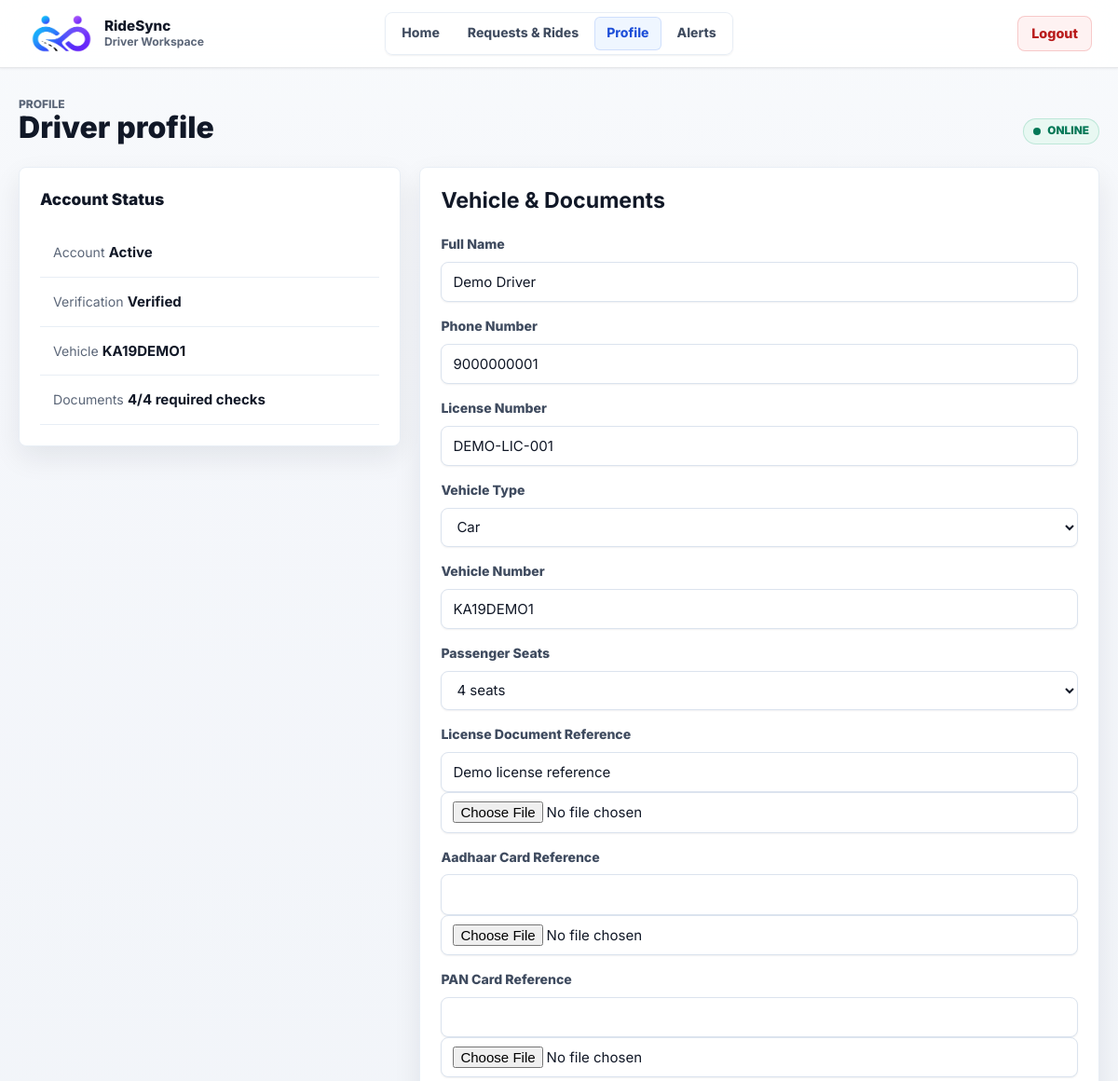
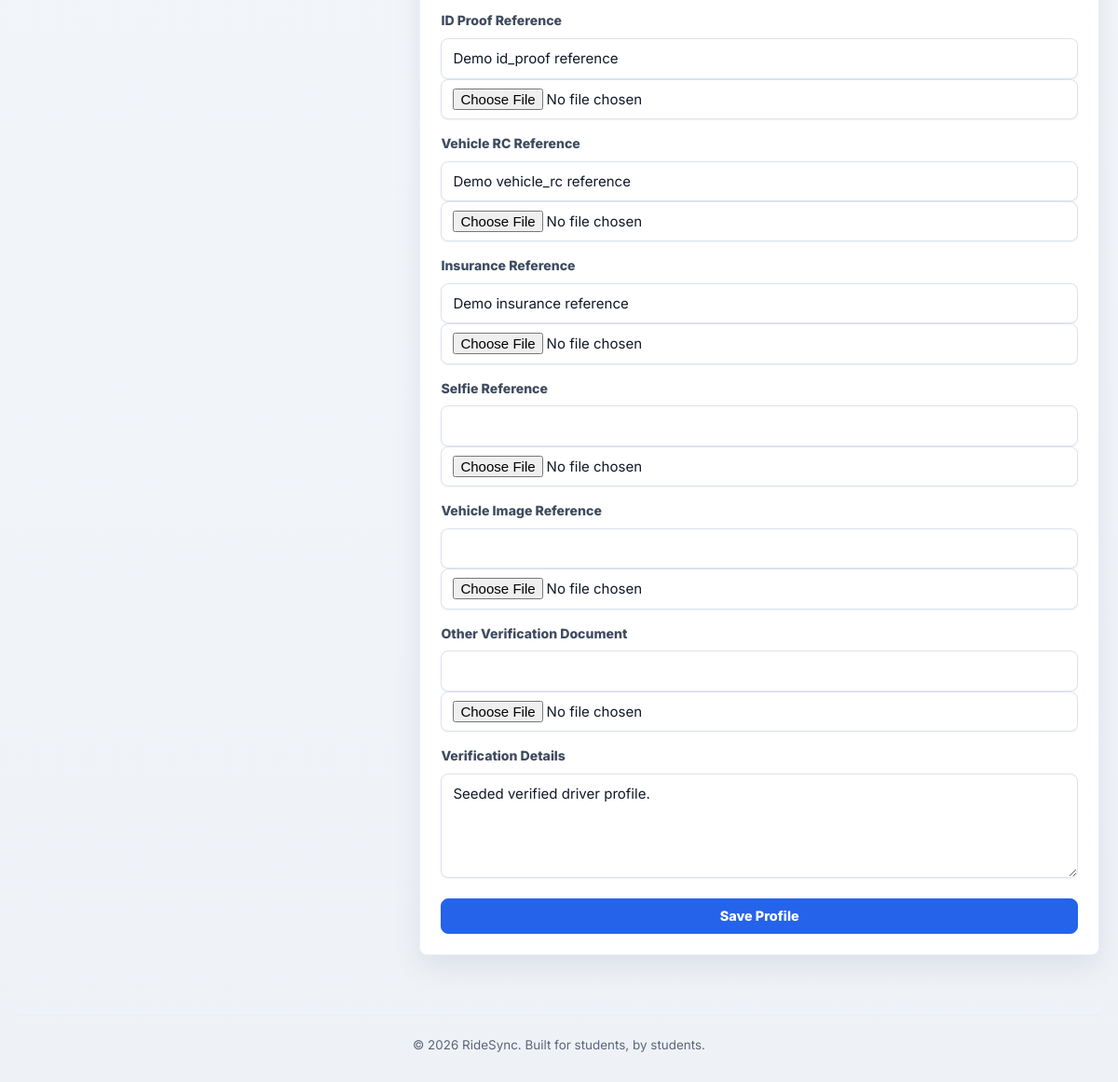
The page /pages/driver_profile.php (signed in) on the database its author committed (2 pictures, top to bottom).
### tables this page shows
CREATE TABLE IF NOT EXISTS driver_accounts (
  id INT NOT NULL AUTO_INCREMENT,
  name VARCHAR(100) NOT NULL,
  email VARCHAR(190) NOT NULL,
  password VARCHAR(255) NOT NULL,
  phone VARCHAR(20) NOT NULL,
  status ENUM('active', 'inactive', 'suspended') NOT NULL DEFAULT 'active',
  onboarding_status ENUM('incomplete', 'complete') NOT NULL DEFAULT 'complete',
  created_at TIMESTAMP NOT NULL DEFAULT CURRENT_TIMESTAMP,
  updated_at TIMESTAMP NOT NULL DEFAULT CURRENT_TIMESTAMP ON UPDATE CURRENT_TIMESTAMP,
  PRIMARY KEY (id),
  UNIQUE KEY uq_driver_accounts_email (email),
  UNIQUE KEY uq_driver_accounts_phone (phone)
);

CREATE TABLE IF NOT EXISTS driver_account_vehicles (
  id INT NOT NULL AUTO_INCREMENT,
  driver_id INT NOT NULL,
  vehicle_type ENUM('Bike', 'Car', 'Auto', 'Van', 'Other') NOT NULL,
  vehicle_number VARCHAR(40) NOT NULL,
  seating_capacity TINYINT UNSIGNED NOT NULL,
  created_at TIMESTAMP NOT NULL DEFAULT CURRENT_TIMESTAMP,
  updated_at TIMESTAMP NOT NULL DEFAULT CURRENT_TIMESTAMP ON UPDATE CURRENT_TIMESTAMP,
  PRIMARY KEY (id),
  UNIQUE KEY uq_driver_account_vehicles_driver_id (driver_id),
  UNIQUE KEY uq_driver_account_vehicles_number (vehicle_number),
  CONSTRAINT fk_driver_account_vehicles_driver
    FOREIGN KEY (driver_id) REFERENCES driver_accounts(id)
    ON DELETE CASCADE
);

CREATE TABLE IF NOT EXISTS driver_account_profiles (
  id INT NOT NULL AUTO_INCREMENT,
  driver_id INT NOT NULL,
  license_number VARCHAR(80) NOT NULL,
  verification_details TEXT NULL,
  verification_status ENUM('pending', 'verified', 'rejected') NOT NULL DEFAULT 'pending',
  created_at TIMESTAMP NOT NULL DEFAULT CURRENT_TIMESTAMP,
  updated_at TIMESTAMP NOT NULL DEFAULT CURRENT_TIMESTAMP ON UPDATE CURRENT_TIMESTAMP,
  PRIMARY KEY (id),
  UNIQUE KEY uq_driver_account_profiles_driver_id (driver_id),
  KEY idx_driver_profiles_status (verification_status, driver_id),
  CONSTRAINT fk_driver_account_profiles_driver
    FOREIGN KEY (driver_id) REFERENCES driver_accounts(id)
    ON DELETE CASCADE
);

CREATE TABLE IF NOT EXISTS driver_account_documents (
  id INT NOT NULL AUTO_INCREMENT,
  driver_id INT NOT NULL,
  document_type ENUM('license', 'aadhaar', 'pan', 'id_proof', 'vehicle_rc', 'insurance', 'profile_photo', 'selfie', 'vehicle_image', 'other') NOT NULL DEFAULT 'license',
  document_reference VARCHAR(255) NOT NULL,
  verification_status ENUM('pending', 'verified', 'rejected') NOT NULL DEFAULT 'pending',
  created_at TIMESTAMP NOT NULL DEFAULT CURRENT_TIMESTAMP,
  PRIMARY KEY (id),
  UNIQUE KEY uq_driver_account_documents_type (driver_id, document_type),
  KEY idx_driver_account_documents_driver_id (driver_id),
  KEY idx_driver_documents_status (verification_status, document_type, driver_id),
  CONSTRAINT fk_driver_account_documents_driver
    FOREIGN KEY (driver_id) REFERENCES driver_accounts(id)
    ON DELETE CASCADE
);

### pages/driver_profile.php (the view, shortened to what the rows shown need)
<?php
require_once __DIR__ . '/../config/db.php';
require_once __DIR__ . '/../includes/driver_account_helper.php';
$driverId = (int) $_SESSION['driver_id'];
$state = ridesync_fetch_driver_state($conn, $driverId);
$account = $state['account'];
$profile = $state['profile'];
$vehicle = $state['vehicle'];
$driverProfileOld = $_SESSION['driver_profile_old'] ?? [];
function ridesync_driver_profile_old_value(array $oldInput, string $key, string $default = ''): string
{
    return htmlspecialchars((string) ($oldInput[$key] ?? $default));
}
$documentsByType = [];
$stmt = mysqli_prepare($conn,
    "SELECT *
     FROM driver_account_documents
     WHERE driver_id = ?
     ORDER BY id DESC"
);
mysqli_stmt_bind_param($stmt, "i", $driverId);
mysqli_stmt_execute($stmt);
$documentsResult = mysqli_stmt_get_result($stmt);
while ($document = mysqli_fetch_assoc($documentsResult)) {
    $documentType = $document['document_type'];
    if (!isset($documentsByType[$documentType])) {
        $documentsByType[$documentType] = $document;
    }
}
require_once __DIR__ . '/../includes/driver_header.php';
?>
<div class="driver-page-header">
    <div>
        <h1>Driver profile</h1>
    </div>
</div>
<div class="driver-profile-grid">
    <section class="driver-panel">
        <h2>Account Status</h2>
        <div class="driver-list compact">
            <div class="driver-list-item">
                <span>Account</span>
                <strong><?php echo ucfirst(htmlspecialchars($account['status'] ?? 'active')); ?></strong>
            </div>
            <div class="driver-list-item">
                <span>Vehicle</span>
                <strong><?php echo htmlspecialchars($vehicle['vehicle_number'] ?? 'Not added'); ?></strong>
            </div>
        </div>
    </section>
    <section class="form-container driver-profile-form">
        <h2>Vehicle & Documents</h2>
        <form action="/ridesync/actions/driver_account_action.php" method="POST" enctype="multipart/form-data">
            <div class="form-group">
                <label for="name">Full Name</label>
                <input type="text" id="name" name="name" required value="<?php echo ridesync_driver_profile_old_value($driverProfileOld, 'name', $account['name'] ?? ''); ?>">
            </div>
            <div class="form-group">
                <label for="phone">Phone Number</label>
                <input type="tel" id="phone" name="phone" required value="<?php echo ridesync_driver_profile_old_value($driverProfileOld, 'phone', $account['phone'] ?? ''); ?>">
            </div>
            <div class="form-group">
                <label for="license_number">License Number</label>
                <input type="text" id="license_number" name="license_number" required value="<?php echo ridesync_driver_profile_old_value($driverProfileOld, 'license_number', $profile['license_number'] ?? ''); ?>">
            </div>
            <div class="form-group">
                <label for="vehicle_type">Vehicle Type</label>
                <select id="vehicle_type" name="vehicle_type" required>
                    <?php
                    $selectedType = (string) ($driverProfileOld['vehicle_type'] ?? ($vehicle['vehicle_type'] ?? 'Car'));
                    foreach (['Bike', 'Car', 'Auto', 'Van', 'Other'] as $type):
                    ?>
                        <option value="<?php echo $type; ?>" <?php echo $selectedType === $type ? 'selected' : ''; ?>><?php echo $type; ?></option>
                    <?php endforeach; ?>
                </select>
            </div>
            <div class="form-group">
                <label for="vehicle_number">Vehicle Number</label>
                <input type="text" id="vehicle_number" name="vehicle_number" required value="<?php echo ridesync_driver_profile_old_value($driverProfileOld, 'vehicle_number', $vehicle['vehicle_number'] ?? ''); ?>">
            </div>
            <div class="form-group">
                <label for="seating_capacity">Passenger Seats</label>
                <select id="seating_capacity" name="seating_capacity" required>
                    <?php
                    $selectedSeats = (int) ($driverProfileOld['seating_capacity'] ?? ($vehicle['seating_capacity'] ?? 4));
                    for ($i = 1; $i <= 8; $i++):
                    ?>
                        <option value="<?php echo $i; ?>" <?php echo $selectedSeats === $i ? 'selected' : ''; ?>><?php echo $i; ?> seat<?php echo $i === 1 ? '' : 's'; ?></option>
                    <?php endfor; ?>
                </select>
            </div>
            <div class="form-group">
                <label for="document_reference">License Document Reference</label>
                <input type="text" id="document_reference" name="document_reference" value="<?php echo ridesync_driver_profile_old_value($driverProfileOld, 'document_reference', $documentsByType['license']['document_reference'] ?? ''); ?>">
                <input type="file" id="license_file" name="license_file" accept=".pdf,.jpg,.jpeg,.png,application/pdf,image/jpeg,image/png">
            </div>
            <div class="form-group">
                <label for="id_proof_reference">ID Proof Reference</label>
                <input type="text" id="id_proof_reference" name="id_proof_reference" value="<?php echo ridesync_driver_profile_old_value($driverProfileOld, 'id_proof_reference', $documentsByType['id_proof']['document_reference'] ?? ''); ?>">
                <input type="file" id="id_proof_file" name="id_proof_file" accept=".pdf,.jpg,.jpeg,.png,application/pdf,image/jpeg,image/png">
            </div>
            <div class="form-group">
                <label for="vehicle_rc_reference">Vehicle RC Reference</label>
                <input type="text" id="vehicle_rc_reference" name="vehicle_rc_reference" value="<?php echo ridesync_driver_profile_old_value($driverProfileOld, 'vehicle_rc_reference', $documentsByType['vehicle_rc']['document_reference'] ?? ''); ?>">
                <input type="file" id="vehicle_rc_file" name="vehicle_rc_file" accept=".pdf,.jpg,.jpeg,.png,application/pdf,image/jpeg,image/png">
            </div>
            <div class="form-group">
                <label for="insurance_reference">Insurance Reference</label>
                <input type="text" id="insurance_reference" name="insurance_reference" value="<?php echo ridesync_driver_profile_old_value($driverProfileOld, 'insurance_reference', $documentsByType['insurance']['document_reference'] ?? ''); ?>">
                <input type="file" id="insurance_file" name="insurance_file" accept=".pdf,.jpg,.jpeg,.png,application/pdf,image/jpeg,image/png">
            </div>
            <div class="form-group">
                <label for="verification_details">Verification Details</label>
                <textarea id="verification_details" name="verification_details"><?php echo ridesync_driver_profile_old_value($driverProfileOld, 'verification_details', $profile['verification_details'] ?? ''); ?></textarea>
            </div>
        </form>
    </section>
</div>
<?php require_once __DIR__ . '/../includes/driver_footer.php'; ?>

### rows shown on the page
driver_accounts: status "Active", name "Demo Driver", phone "9000000001"
driver_account_vehicles: vehicle_number "KA19DEMO1", vehicle_type "Car", seating_capacity "4 seats"
driver_account_profiles: license_number "DEMO-LIC-001", verification_details "Seeded verified driver profile."
driver_account_documents: document_reference "Demo license reference"
driver_account_documents: id_proof_reference "Demo id_proof reference"
driver_account_documents: vehicle_rc_reference "Demo vehicle_rc reference"
driver_account_documents: insurance_reference "Demo insurance reference"

### other values the page prints
$requiredDocumentSummary['verified'] "4"
